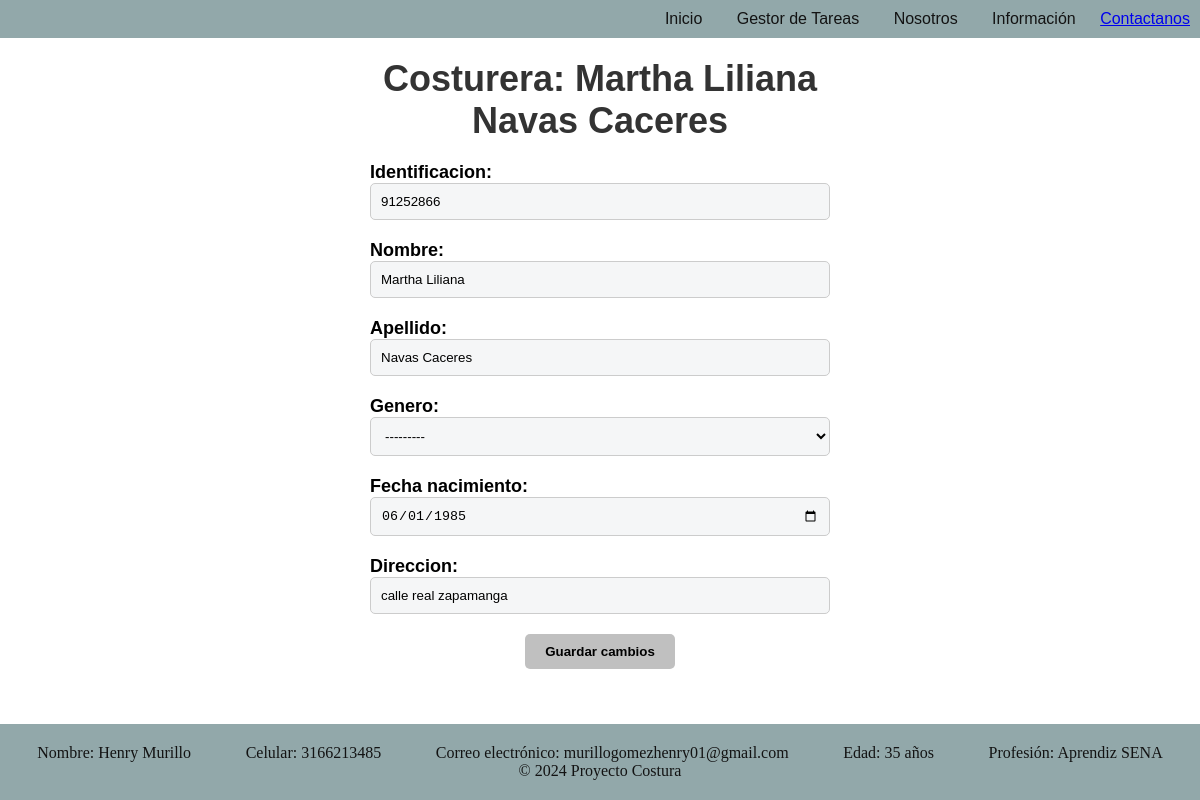
The page /modificar_costureras/91252866/ on the database as committed earlier.
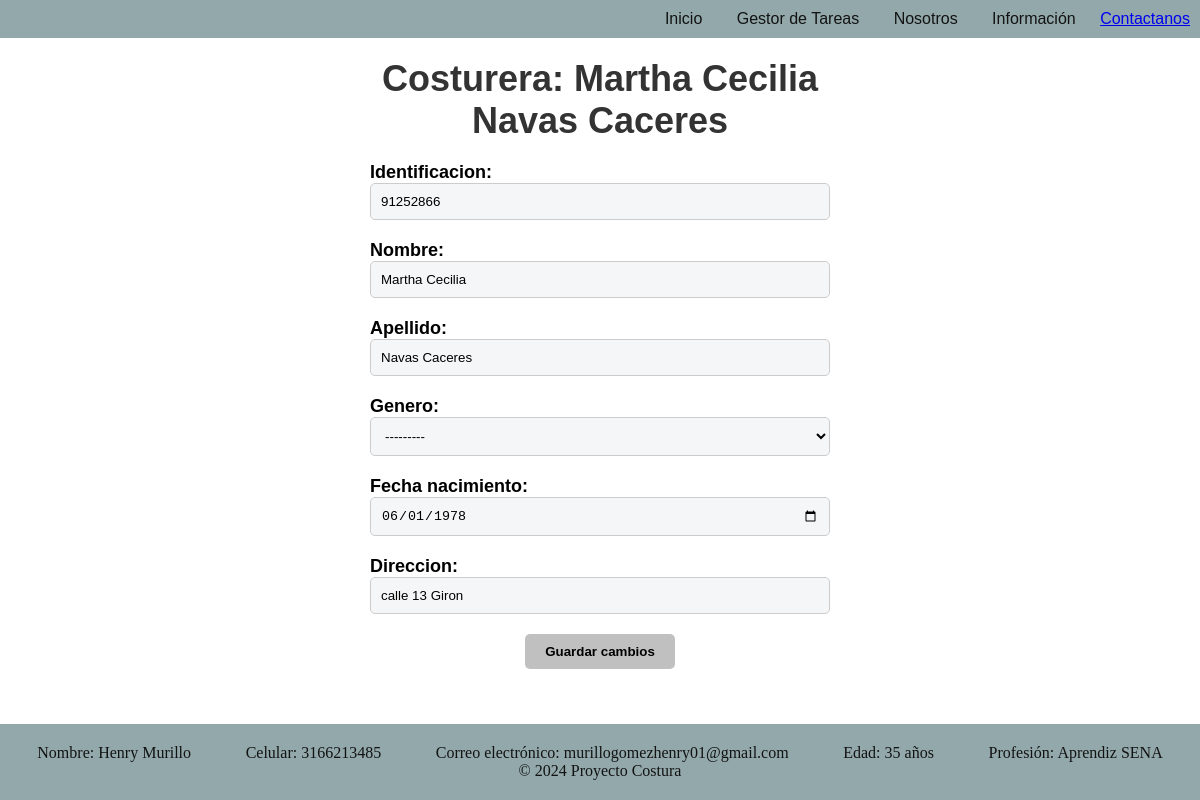
The same page on the database as committed later.
### fabrica/models.py (models this page shows, shortened)
class Costureras(models.Model):
    GENERO_CHOICES = [
        ('M', 'Masculino'),
        ('F', 'Femenino'),
        ('O', 'Otro'),
    ]
    identificacion = models.CharField(primary_key=True, max_length=50)
    nombre = models.CharField(max_length=100)
    apellido = models.CharField(max_length=100)
    fecha_nacimiento = models.DateField()
    direccion = models.CharField(max_length=200)
    genero = models.CharField(max_length=1, choices=GENERO_CHOICES)

### fabrica/views.py (the view)
# urls.py: path('modificar_costureras/<str:identificacion>/', views.modificar_costurera, name='modificar_costurera'),
def modificar_costurera(request, identificacion):
    costurera = get_object_or_404(Costureras, identificacion=identificacion)
    if request.method == 'POST':
        form = CostureraForm(request.POST, instance=costurera)
        if form.is_valid():
            form.save()
            return redirect('listar_costureras')
    else:
        form = CostureraForm(instance=costurera)
    return render(request, 'modificar_costurera.html', {'form': form, 'costurera': costurera})

### fabrica/forms.py (shortened to what this page needs)
class CostureraForm(forms.ModelForm):
    class Meta:
        model = Costureras
        fields = ['identificacion', 'nombre', 'apellido','genero', 'fecha_nacimiento', 'direccion']
        widgets = {
            'identificacion': forms.TextInput(attrs={'class': 'form-control bg-color','autocomplete': 'off'}),
            'nombre': forms.TextInput(attrs={'class': 'form-control bg-color','autocomplete': 'off'}),
            'apellido': forms.TextInput(attrs={'class': 'form-control bg-color','autocomplete': 'off'}),
            'genero': forms.Select(attrs={'class': 'form-control bg-color'}),
            'fecha_nacimiento': forms.DateInput(attrs={'class': 'form-control bg-color', 'type': 'date'}),
            'direccion': forms.TextInput(attrs={'class': 'form-control bg-color','autocomplete': 'off'}),
        }
        attrs = {'id': 'costurera-form'}

### templates/modificar_costurera.html (shortened to what this page needs)
{% extends "layouts/app.html" %}
{% block content %}
<div class="form-container">
    <h1>Costurera: {{ costurera.nombre }} {{ costurera.apellido }}</h1>
    <form method="post">
        {{ form.as_p }}
        <button type="submit">Guardar cambios</button>
    </form>
{% endblock %}

Rows that differ between the two databases and show on the page:
changed Costureras "Navas Caceres": nombre "Martha Liliana" → "Martha Cecilia"; fecha_nacimiento "06/01/1985" → "06/01/1978"; direccion "calle real zapamanga" → "calle 13 Giron"
